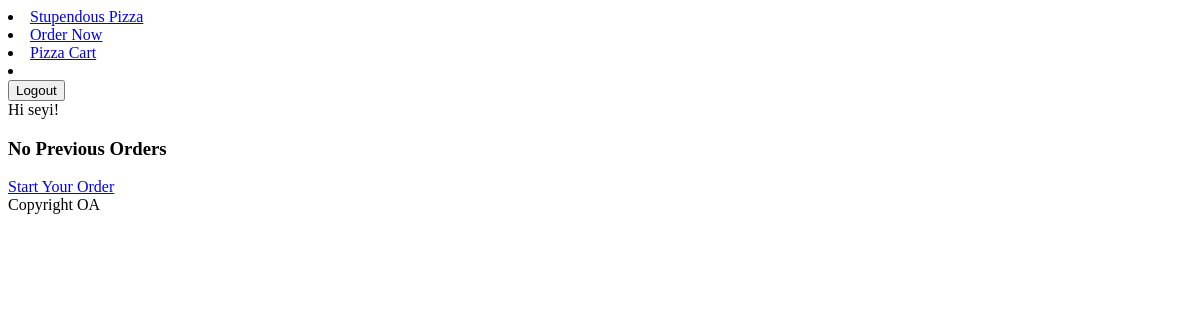
Before: / (signed in) with the older database file.
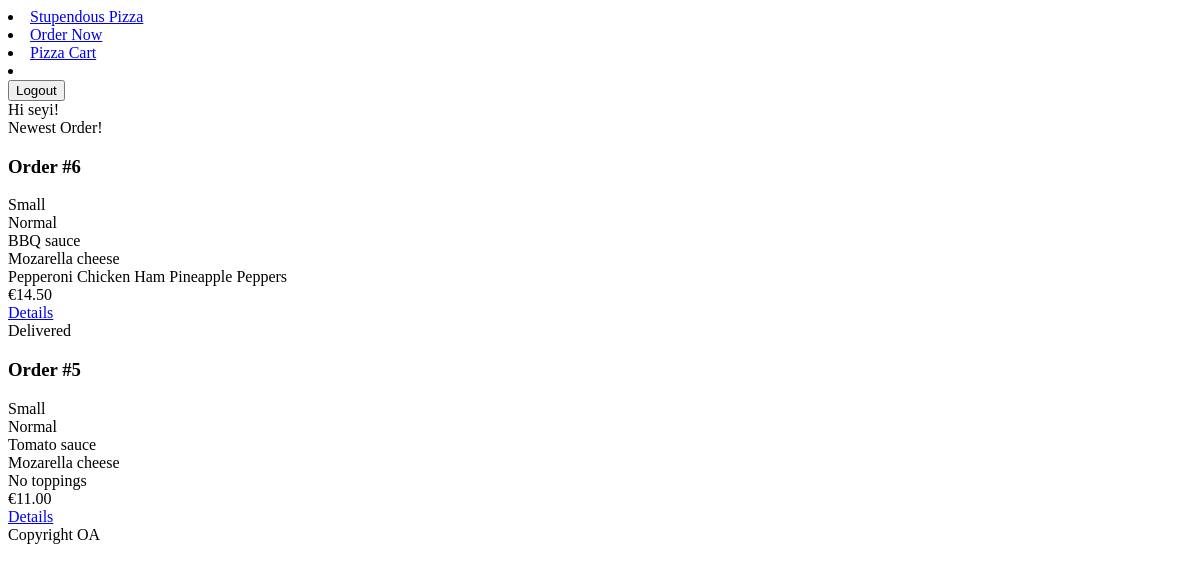
After: the same page with the newer database file.
### Pizza_App/models.py (models this page shows, shortened)
class Order(models.Model):
    user = models.ForeignKey(User, on_delete=models.CASCADE)
    pizza = models.ManyToManyField(Pizza)
    address = models.ForeignKey(Address, on_delete=models.SET_NULL, null=True, blank=True)
    def total_price(self):
        total = sum(float(p.Total_Price()) for p in self.pizza.all())
        return f"{total:.2f}"

class Pizza(models.Model):
    id = models.AutoField(primary_key=True)
    size = models.ForeignKey(Size, on_delete=models.CASCADE)
    crust = models.ForeignKey(Crust, on_delete=models.CASCADE)
    sauce = models.ForeignKey(Sauce, on_delete=models.CASCADE)
    topping = models.ManyToManyField(Topping, blank=True, default=None)
    cheese = models.ForeignKey(Cheese, on_delete=models.CASCADE)
    def Total_Price(self):
        toppings = sum(t.price for t in self.topping.all())
        pricing = self.size.price + self.crust.price + self.sauce.price + toppings + self.cheese.price
        return f"{pricing:.2f}"

class Size(models.Model):
    id = models.AutoField(primary_key=True)
    size = models.CharField(max_length=50, default="Small")
    price = models.FloatField(default=9.50)
    def __str__(self):
        return self.size

class Crust(models.Model):
    id = models.AutoField(primary_key=True)
    crust = models.CharField(max_length=50, default="Normal")
    price = models.FloatField(default=0)
    def __str__(self):
        return self.crust

class Sauce(models.Model):
    id = models.AutoField(primary_key=True)
    sauce = models.CharField(max_length=50, default="Tomato")
    price = models.FloatField(default=0.50)
    def __str__(self):
        return self.sauce

class Cheese(models.Model):
    id = models.AutoField(primary_key=True)
    cheese = models.CharField(max_length=50, default="Mozarella")
    price = models.FloatField(default=0.5)
    def __str__(self):
        return self.cheese

class Topping(models.Model):
    id = models.AutoField(primary_key=True)
    topping = models.CharField(max_length=50)
    price = models.FloatField()

### Pizza_App/views.py (the view)
# urls.py: path('', views.index, name='index'),
def index(request):
    current_user = ""
    orders = ""
    if request.user.is_authenticated:
        current_user = request.user
        orders = Order.objects.filter(user=current_user).order_by("-id")
    return render(request, 'index.html', {"user": current_user, "orders": orders})

### Pizza_App/templates/index.html (shortened to what this page needs)
{% extends 'base.html' %}
{% block content %}
{% if user.is_authenticated %}
<div>
    Hi {{ user.username }}!
    <div>
        {% if orders %}
        <div>
            {% for order in orders %}
                <div>
                    <div>
                        {% if forloop.first %}Newest Order!{% else %}Delivered{% endif %}
                    </div>
                    <div>
                        <h3>Order #{{ order.id }}</h3>
                    </div>
                    <div>
                        {% for pizza in order.pizza.all %}
                            <div>
                                <div>
                                    <div>
                                        <div>{{ pizza.size }}</div>
                                        <div>{{ pizza.crust }}</div>
                                        <div> {{ pizza.sauce }} sauce</div>
                                        <div> {{ pizza.cheese }} cheese</div>
                                    </div>
                                </div>
                                <div>
                                    {% for topping in pizza.topping.all %}
                                        <span>{{ topping.topping }}</span>
                                    {% empty %}
                                        <span>No toppings</span>
                                    {% endfor %}
                                </div>
                            </div>
                        {% endfor %}
                    </div>
                    <div>
                        <div>€{{ order.total_price }}</div>
                        <a href="{% url 'completed_order' order.id %}">
                            Details
                        </a>
                    </div>
                </div>
            {% endfor %}
        </div>
    {% else %}
        <div>
            <h3>No Previous Orders</h3>
            <a href="{% url 'order' %}" class="order-link">
                Start Your Order
            </a>
        </div>
    {% endif %}
    </div>
</div>
{% else %}
    <p>You are not logged in</p>
{% endif %}
{% endblock %}

### Pizza_App/templates/base.html (shortened to what this page needs)
<!DOCTYPE html>
<html>
    <head>
    </head>
    <body>
        <nav>
            <li>
                <a href="/">Stupendous Pizza</a>
            </li>
            {% if user.is_authenticated %}
            <li>
                <a href="{% url 'order' %}"> Order Now</a>
            </li>
            <li>
                <a href="{% url 'cart' %}"> Pizza Cart</a>
            </li>
        {% endif %}
        {% if user.is_authenticated %}
        <li>
            <form action="{% url 'logout' %}" method="POST">
                <button type="submit">Logout</button>
            </form>
        </li>
    {% endif %}
        {% block content %}
        {% endblock %}
        <footer>
            Copyright OA
        </footer>
    </body>
</html>

Changed rows visible on the page:
added Order: shows "Newest Order!", id "6", total_price "14.50"
added Pizza: size "Small", crust "Normal", sauce "BBQ", cheese "Mozarella", shown under "6"
added Topping: topping "Pepperoni"
added Topping: topping "Chicken"
added Topping: topping "Ham"
added Topping: topping "Pineapple"
added Topping: topping "Peppers"
added Order: shows "Delivered", id "5", total_price "11.00"
added Pizza: size "Small", crust "Normal", sauce "Tomato", cheese "Mozarella", shown under "5"
Other visible differences:
text no longer shown: "No Previous Orders Start Your Order"
